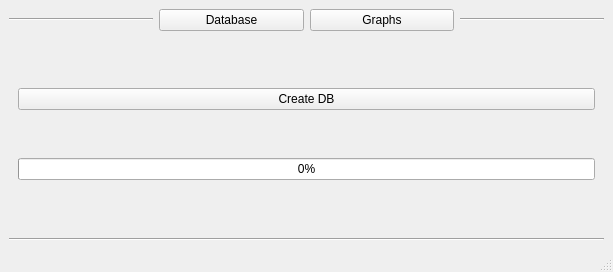
<?xml version="1.0" encoding="UTF-8"?>
<ui version="4.0">
 <class>MainWindow</class>
 <widget class="QMainWindow" name="MainWindow">
  <property name="geometry">
   <rect>
    <x>0</x>
    <y>0</y>
    <width>509</width>
    <height>272</height>
   </rect>
  </property>
  <property name="windowTitle">
   <string>MainWindow</string>
  </property>
  <widget class="QWidget" name="centralwidget">
   <layout class="QVBoxLayout" name="verticalLayout">
    <item>
     <layout class="QHBoxLayout" name="horizontalLayout">
      <item>
       <widget class="Line" name="line_2">
        <property name="orientation">
         <enum>Qt::Horizontal</enum>
        </property>
       </widget>
      </item>
      <item>
       <widget class="QPushButton" name="pbn_database">
        <property name="text">
         <string>Database</string>
        </property>
       </widget>
      </item>
      <item>
       <widget class="QPushButton" name="pbn_graphs">
        <property name="text">
         <string>Graphs</string>
        </property>
       </widget>
      </item>
      <item>
       <widget class="Line" name="line">
        <property name="orientation">
         <enum>Qt::Horizontal</enum>
        </property>
       </widget>
      </item>
     </layout>
    </item>
    <item>
     <widget class="QStackedWidget" name="stackedWidget">
      <property name="currentIndex">
       <number>0</number>
      </property>
      <widget class="QWidget" name="page_2">
       <layout class="QVBoxLayout" name="verticalLayout_3">
        <item>
         <widget class="QPushButton" name="pbn_createDb">
          <property name="text">
           <string>Create DB</string>
          </property>
         </widget>
        </item>
        <item>
         <widget class="QProgressBar" name="progressBar">
          <property name="value">
           <number>0</number>
          </property>
         </widget>
        </item>
       </layout>
      </widget>
      <widget class="QWidget" name="page">
       <layout class="QVBoxLayout" name="verticalLayout_2">
        <item>
         <layout class="QHBoxLayout" name="horizontalLayout_3">
          <item>
           <widget class="QLabel" name="label">
            <property name="text">
             <string>Widget:</string>
            </property>
           </widget>
          </item>
          <item>
           <widget class="QComboBox" name="cbox_selectWidget">
            <property name="sizePolicy">
             <sizepolicy hsizetype="Preferred" vsizetype="Fixed">
              <horstretch>1</horstretch>
              <verstretch>0</verstretch>
             </sizepolicy>
            </property>
            <item>
             <property name="text">
              <string>Widget 1</string>
             </property>
            </item>
            <item>
             <property name="text">
              <string>Widget 2</string>
             </property>
            </item>
           </widget>
          </item>
          <item>
           <widget class="QLabel" name="label_2">
            <property name="text">
             <string>Graph type:</string>
            </property>
           </widget>
          </item>
          <item>
           <widget class="QComboBox" name="cb_graphType">
            <property name="sizePolicy">
             <sizepolicy hsizetype="Preferred" vsizetype="Fixed">
              <horstretch>1</horstretch>
              <verstretch>0</verstretch>
             </sizepolicy>
            </property>
            <item>
             <property name="text">
              <string>Scatter</string>
             </property>
            </item>
            <item>
             <property name="text">
              <string>Bars_Stacked</string>
             </property>
            </item>
            <item>
             <property name="text">
              <string>Lines</string>
             </property>
            </item>
            <item>
             <property name="text">
              <string>Other_Bars</string>
             </property>
            </item>
           </widget>
          </item>
          <item>
           <widget class="QLabel" name="label_3">
            <property name="text">
             <string>Field to plot:</string>
            </property>
           </widget>
          </item>
          <item>
           <widget class="QLineEdit" name="lined_field">
            <property name="sizePolicy">
             <sizepolicy hsizetype="Expanding" vsizetype="Fixed">
              <horstretch>4</horstretch>
              <verstretch>0</verstretch>
             </sizepolicy>
            </property>
           </widget>
          </item>
          <item>
           <widget class="QPushButton" name="pbn_plot">
            <property name="text">
             <string>Plot</string>
            </property>
           </widget>
          </item>
          <item>
           <widget class="QPushButton" name="pbn_clear">
            <property name="text">
             <string>Clear</string>
            </property>
           </widget>
          </item>
         </layout>
        </item>
        <item>
         <widget class="Line" name="line_3">
          <property name="orientation">
           <enum>Qt::Horizontal</enum>
          </property>
         </widget>
        </item>
        <item>
         <layout class="QHBoxLayout" name="horizontalLayout_2">
          <item>
           <widget class="QCustomPlot" name="wdg_graph1" native="true"/>
          </item>
          <item>
           <widget class="QCustomPlot" name="wdg_graph2" native="true"/>
          </item>
         </layout>
        </item>
       </layout>
      </widget>
     </widget>
    </item>
    <item>
     <widget class="Line" name="line_4">
      <property name="orientation">
       <enum>Qt::Horizontal</enum>
      </property>
     </widget>
    </item>
   </layout>
  </widget>
  <widget class="QMenuBar" name="menubar">
   <property name="geometry">
    <rect>
     <x>0</x>
     <y>0</y>
     <width>509</width>
     <height>19</height>
    </rect>
   </property>
  </widget>
  <widget class="QStatusBar" name="statusbar"/>
 </widget>
 <customwidgets>
  <customwidget>
   <class>QCustomPlot</class>
   <extends>QWidget</extends>
   <header>Graphs/qcustomplot.h</header>
   <container>1</container>
  </customwidget>
 </customwidgets>
 <resources/>
 <connections/>
</ui>
